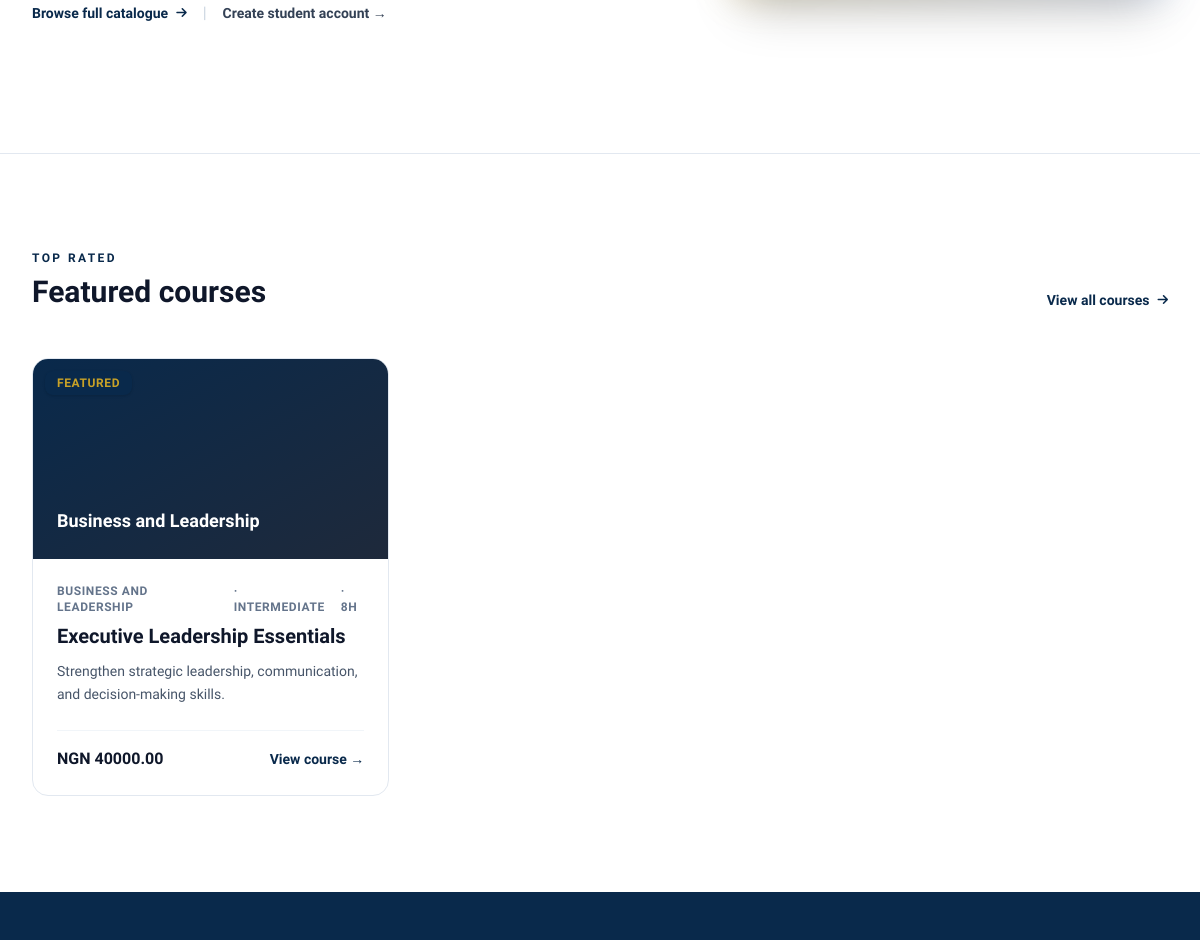
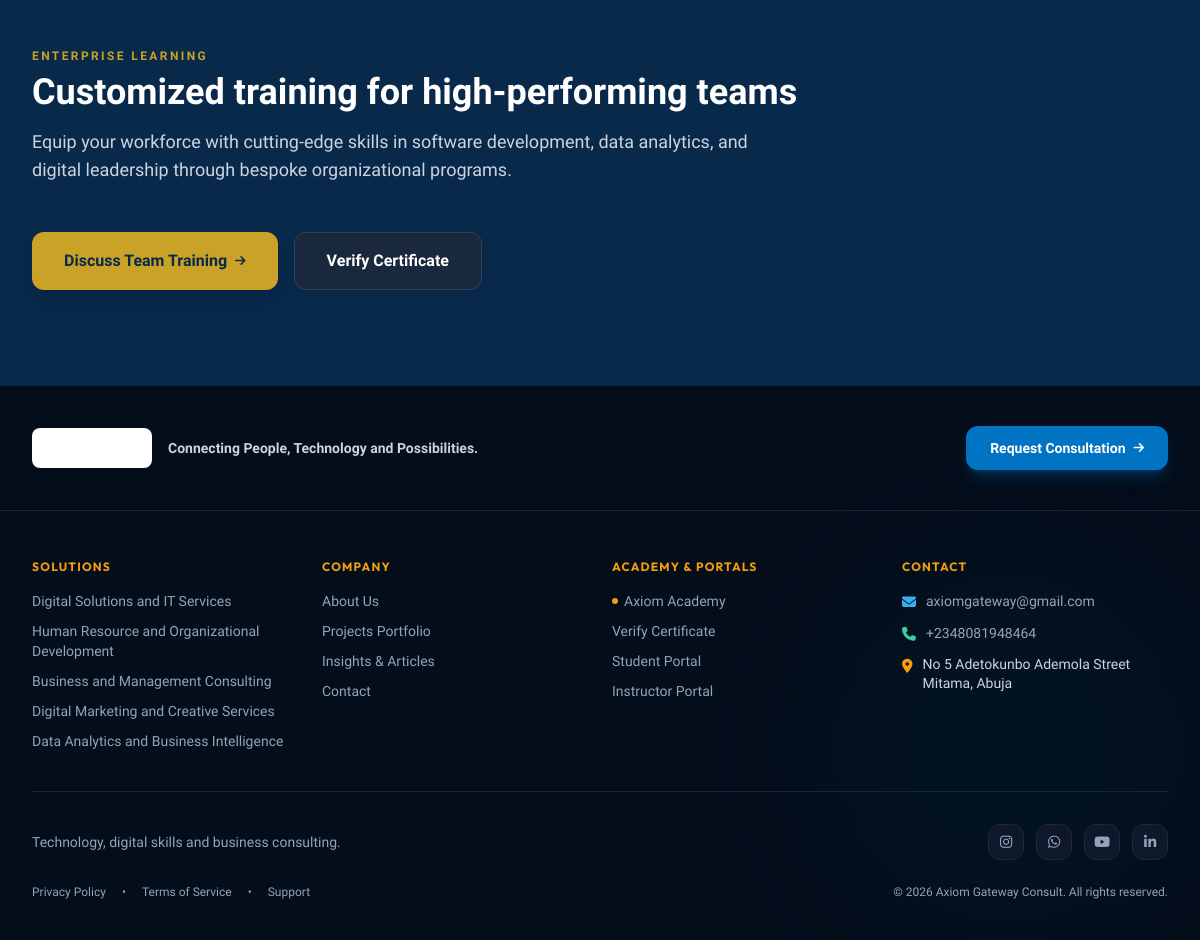
The app's page /academy (lower part), older data (2 pictures, top to bottom).
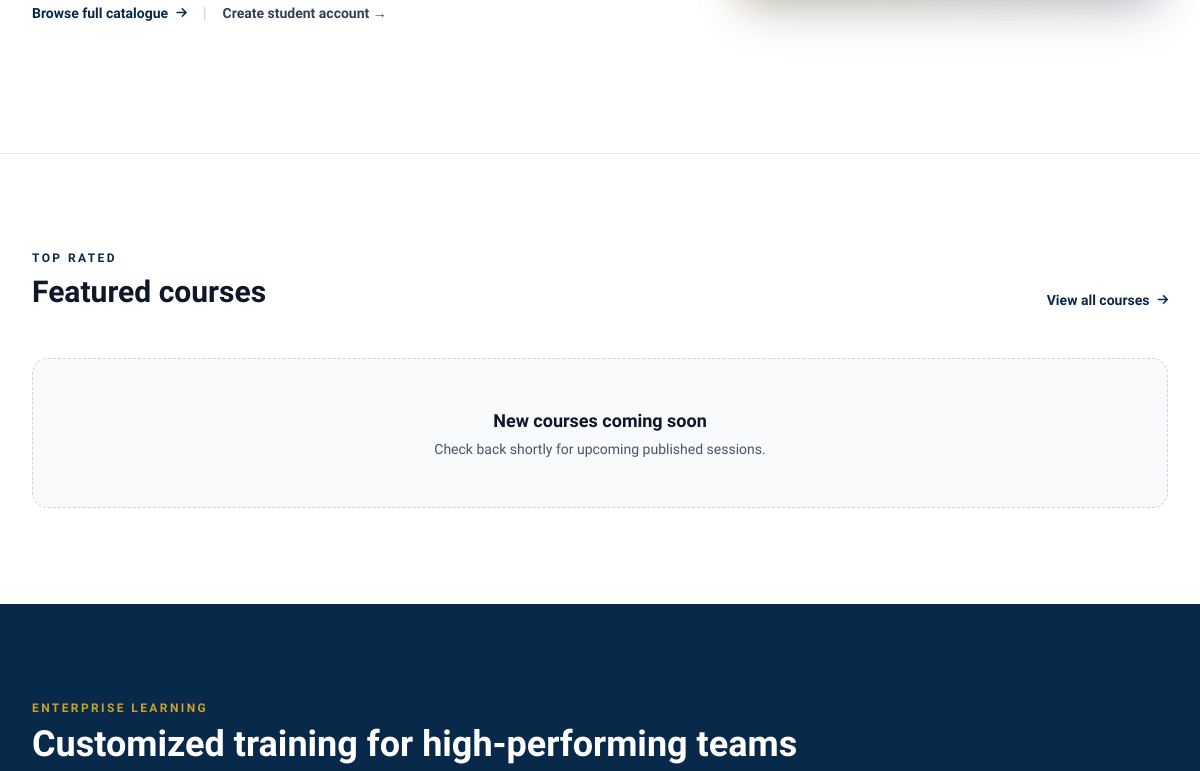
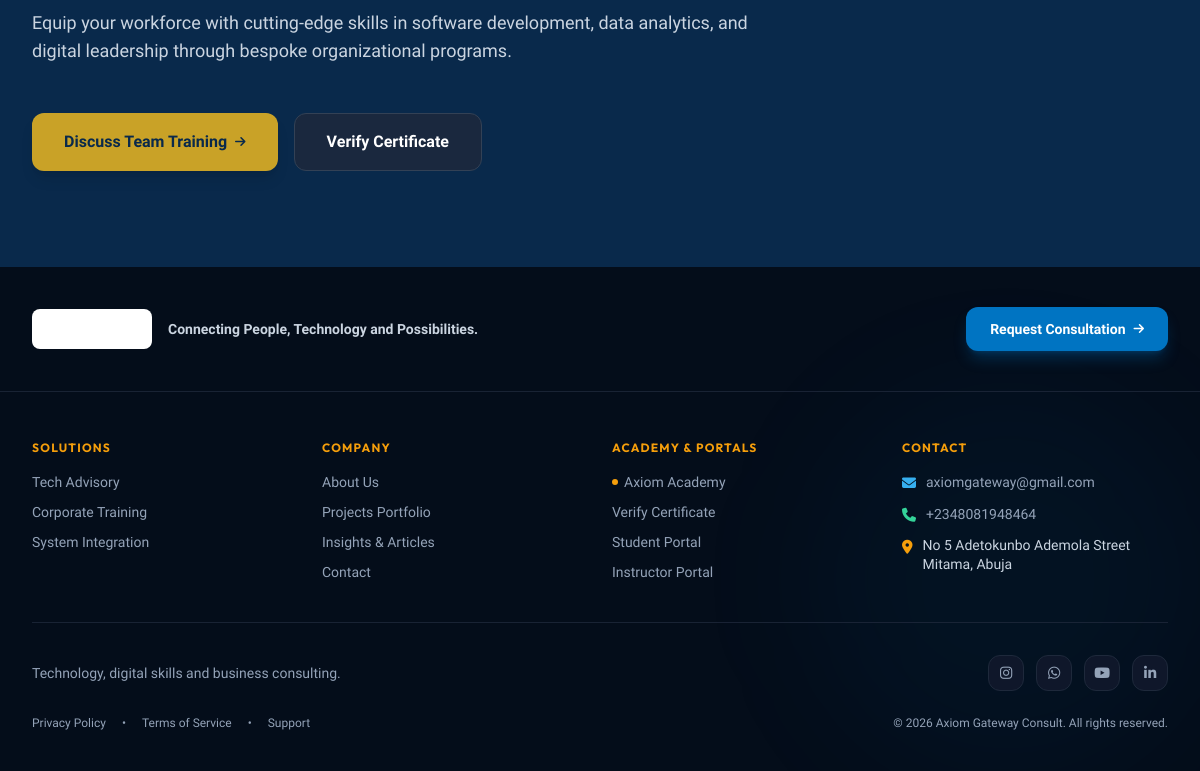
The same page, newer data (2 pictures, top to bottom).
### app/models.py (models this page shows)
class TimestampMixin:
    created_at = db.Column(db.DateTime, default=lambda: datetime.now(timezone.utc), nullable=False)
    updated_at = db.Column(
        db.DateTime,
        default=lambda: datetime.now(timezone.utc),
        onupdate=lambda: datetime.now(timezone.utc),
        nullable=False,
    )

class Course(TimestampMixin, db.Model):
    __tablename__ = "courses"
    id = db.Column(db.Integer, primary_key=True)
    title = db.Column(db.String(200), nullable=False)
    slug = db.Column(db.String(200), unique=True, nullable=False, index=True)
    short_description = db.Column(db.Text, nullable=False)
    description = db.Column(db.Text, nullable=False)
    cover_image = db.Column(db.String(255))
    category_id = db.Column(db.Integer, db.ForeignKey("course_categories.id"), nullable=True)
    instructor_id = db.Column(db.Integer, db.ForeignKey("instructors.id"), nullable=True, index=True)
    review_status = db.Column(db.String(20), default="not_required", nullable=False, index=True)
    target_audience = db.Column(db.Text)
    requirements = db.Column(db.Text)
    what_students_learn = db.Column(db.Text)
    category = db.relationship("CourseCategory", back_populates="courses")
    instructor = db.relationship("Instructor", back_populates="courses")
    instructor_name = db.Column(db.String(120), default="Axiom Gateway Consult")
    difficulty = db.Column(db.String(30), default="Beginner")
    duration_hours = db.Column(db.Integer, default=1)
    language = db.Column(db.String(60), default="English")
    price = db.Column(db.Float, default=0.0)
    currency = db.Column(db.String(10), default="NGN")
    is_free = db.Column(db.Boolean, default=False, nullable=False)
    status = db.Column(db.String(20), default="draft", nullable=False)
    is_featured = db.Column(db.Boolean, default=False, nullable=False)
    certificate_eligible = db.Column(db.Boolean, default=True, nullable=False)
    objectives = db.Column(db.Text)
    prerequisites = db.Column(db.Text)
    published_at = db.Column(db.DateTime)
    lessons = db.relationship("CourseLesson", back_populates="course", cascade="all, delete-orphan")
    enrolments = db.relationship("CourseEnrollment", back_populates="course", cascade="all, delete-orphan")

class CourseCategory(TimestampMixin, db.Model):
    __tablename__ = "course_categories"
    id = db.Column(db.Integer, primary_key=True)
    name = db.Column(db.String(120), nullable=False)
    slug = db.Column(db.String(120), unique=True, nullable=False, index=True)
    description = db.Column(db.Text)
    courses = db.relationship("Course", back_populates="category")

class Service(TimestampMixin, db.Model):
    __tablename__ = "services"
    id = db.Column(db.Integer, primary_key=True)
    name = db.Column(db.String(120), nullable=False)
    slug = db.Column(db.String(120), unique=True, nullable=False, index=True)
    short_description = db.Column(db.Text, nullable=False)
    full_description = db.Column(db.Text, nullable=False)
    icon = db.Column(db.String(50), default="fa-briefcase")
    display_order = db.Column(db.Integer, default=0, nullable=False)
    published = db.Column(db.Boolean, default=True, nullable=False)
    enquiries = db.relationship("Enquiry", back_populates="service")

### app/routes.py (the view)
@public_bp.route("/academy")
def academy_home():
    categories = CourseCategory.query.join(Course).filter(Course.status == "published").distinct().order_by(CourseCategory.name.asc()).all()
    featured_courses = Course.query.filter_by(status="published").order_by(Course.is_featured.desc(), Course.published_at.desc().nullslast()).limit(3).all()
    recent_courses = Course.query.filter_by(status="published").order_by(Course.published_at.desc().nullslast()).limit(3).all()
    products = AcademyProduct.query.filter_by(status="published").order_by(AcademyProduct.published_at.desc().nullslast()).limit(3).all()
    search_query = request.args.get("q", "")
    return render_template("public/academy_home.html", categories=categories, featured_courses=featured_courses, recent_courses=recent_courses, products=products, search_query=search_query)

### app/models.py (called while the page is built)
    @staticmethod
    def get_settings():
        settings = CompanySettings.query.order_by(CompanySettings.id.desc()).first()
        if settings:
            return settings
        default = CompanySettings()
        db.session.add(default)
        db.session.commit()
        return default

### app/templates/public/academy_home.html (shortened to what the changed rows need)
{% extends 'base.html' %}
{% block content %}
<section class="bg-white py-16 sm:py-24" aria-labelledby="featured-courses-heading">
  <div class="mx-auto max-w-7xl px-4 sm:px-6 lg:px-8">
    <div class="mb-12 flex flex-col sm:flex-row sm:items-end justify-between gap-4">
      <div>
        <h2 id="featured-courses-heading" class="mt-2 text-3xl font-extrabold text-slate-900">Featured courses</h2>
      </div>
    </div>
    {% if featured_courses %}
    <div class="grid grid-cols-1 md:grid-cols-2 lg:grid-cols-3 gap-8">
      {% for course in featured_courses %}
      <article class="group flex flex-col rounded-2xl border border-slate-200 bg-white overflow-hidden shadow-xs hover:shadow-xl hover:border-slate-300 transition-all duration-300">
        <a href="{{ url_for('public.academy_course_detail', slug=course.slug) }}" class="relative block aspect-[16/9] bg-slate-100 overflow-hidden">
          {% if course.cover_image %}
          <img src="{{ course.cover_image }}" alt="{{ course.title }}" class="w-full h-full object-cover group-hover:scale-105 transition duration-500">
          {% else %}
          <div class="w-full h-full bg-gradient-to-br from-[#09294B] to-slate-800 flex items-end p-6">
            <span class="text-white font-bold text-lg">{{ course.category.name if course.category else 'Axiom Academy' }}</span>
          </div>
          {% endif %}
          <span class="absolute top-3 left-3 bg-[#09294B] text-[#C9A227] text-xs font-bold uppercase tracking-wider px-3 py-1 rounded-lg shadow">Featured</span>
        </a>
        <div class="p-6 flex flex-col flex-1">
          <div class="flex items-center gap-3 text-xs font-semibold text-slate-500 uppercase tracking-wider mb-2">
            {% if course.category %}<span>{{ course.category.name }}</span>{% endif %}
            {% if course.difficulty %}<span>· {{ course.difficulty }}</span>{% endif %}
            {% if course.duration_hours %}<span>· {{ course.duration_hours }}h</span>{% endif %}
          </div>
          <h3 class="text-xl font-bold text-slate-900 group-hover:text-[#09294B] transition-colors leading-snug">
            <a href="{{ url_for('public.academy_course_detail', slug=course.slug) }}">{{ course.title }}</a>
          </h3>
          <p class="mt-2.5 text-sm text-slate-600 leading-relaxed flex-1">{{ course.short_description }}</p>
          <div class="mt-6 pt-4 border-t border-slate-100 flex items-center justify-between">
            {% if course.is_free %}
              <span class="font-extrabold text-emerald-600">Free Access</span>
            {% elif course.price is not none %}
              <span class="font-extrabold text-slate-900">{{ course.currency }} {{ '%.2f'|format(course.price) }}</span>
            {% else %}
              <span class="text-sm font-semibold text-slate-500">Enquire</span>
            {% endif %}
            <a href="{{ url_for('public.academy_course_detail', slug=course.slug) }}" class="inline-flex items-center gap-2 font-bold text-sm text-[#09294B] group-hover:text-[#C9A227] transition-colors">
              View course &rarr;
            </a>
          </div>
        </div>
      </article>
      {% endfor %}
    </div>
    {% else %}
    <div class="p-12 text-center rounded-2xl border border-dashed border-slate-300 bg-slate-50">
      <h3 class="font-bold text-lg text-slate-900">New courses coming soon</h3>
      <p class="text-sm text-slate-600 mt-1">Check back shortly for upcoming published sessions.</p>
    </div>
    {% endif %}
  </div>
</section>
{% set course_lists = namespace(featured_slugs=[]) %}
{% for course in featured_courses %}{% set course_lists.featured_slugs = course_lists.featured_slugs + [course.slug] %}{% endfor %}
{% set recent_list = namespace(items=[]) %}
{% for course in recent_courses %}{% if course.slug not in course_lists.featured_slugs %}{% set recent_list.items = recent_list.items + [course] %}{% endif %}{% endfor %}
<section class="bg-[#09294B] text-white py-16 sm:py-24 relative overflow-hidden">
  <div class="mx-auto max-w-7xl px-4 sm:px-6 lg:px-8 relative z-10">
    <div class="max-w-3xl mb-12">
      <h2 class="mt-2 text-3xl sm:text-4xl font-extrabold">Customized training for high-performing teams</h2>
    </div>
  </div>
</section>
{% endblock %}

### app/templates/base.html (shortened to what the changed rows need)
<!DOCTYPE html>
<html lang="en" class="scroll-smooth h-full">
<head>
  <script src="https://cdn.tailwindcss.com"></script>
  <link rel="stylesheet" href="https://cdnjs.cloudflare.com/ajax/libs/font-awesome/6.5.1/css/all.min.css">
</head>
<body class="font-sans bg-slate-50 text-slate-800 antialiased flex flex-col min-h-screen selection:bg-brand-600 selection:text-white">
  {% set nav_items = [
    ('Home', url_for('public.home')),
    ('About Us', url_for('public.about')),
    ('Services', url_for('public.services')),
    ('Who We Serve', url_for('public.who_we_serve')),
    ('Projects', url_for('public.projects')),
    ('Contact', url_for('public.contact')),
  ] %}
  <main class="grow">
    {% block content %}{% endblock %}
  </main>
  <footer class="bg-navy-950 text-slate-400 relative overflow-hidden">
    <div class="max-w-7xl mx-auto px-4 sm:px-6 lg:px-8 pt-12 pb-10 relative z-10">
      <div class="grid grid-cols-2 lg:grid-cols-4 gap-x-6 gap-y-10 pb-10">
        <div class="space-y-4">
          <ul class="space-y-2.5 text-sm">
            {% if services %}
              {% for service in services %}
                <li><a href="{{ url_for('public.service_detail', slug=service.slug) }}" class="hover:text-white transition">{{ service.name }}</a></li>
              {% endfor %}
            {% else %}
              <li><a href="{{ url_for('public.services') }}" class="hover:text-white transition">Tech Advisory</a></li>
              <li><a href="{{ url_for('public.services') }}" class="hover:text-white transition">Corporate Training</a></li>
              <li><a href="{{ url_for('public.services') }}" class="hover:text-white transition">System Integration</a></li>
            {% endif %}
          </ul>
        </div>
      </div>
    </div>
  </footer>
</body>
</html>

Row changes from the older to the newer data that the page shows:
removed Course: category "Business and Leadership", category.name "BUSINESS AND LEADERSHIP", difficulty "INTERMEDIATE", duration_hours "8", title "Executive Leadership Essentials", short_description "Strengthen strategic leadership, communication, and decision-making skills.", currency "NGN", price "40000.00"
removed Service: name "Digital Solutions and IT Services"
removed Service: name "Human Resource and Organizational Development"
removed Service: name "Business and Management Consulting"
removed Service: name "Digital Marketing and Creative Services"
removed Service: name "Data Analytics and Business Intelligence"
Text that changed along with them:
text now shown: "New courses coming soon Check back shortly for upcoming published sessions. Tech Advisory Corporate Training System Integration"
